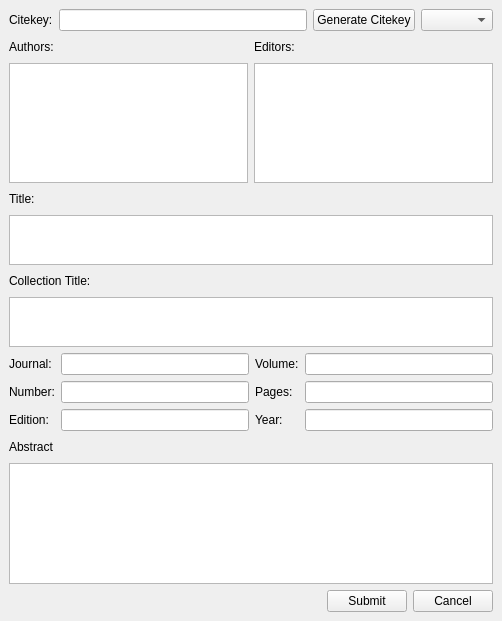
<ui version="4.0" >
 <author></author>
 <comment></comment>
 <exportmacro></exportmacro>
 <class>bibEntryForm</class>
 <widget class="QWidget" name="bibEntryForm" >
  <property name="geometry" >
   <rect>
    <x>0</x>
    <y>0</y>
    <width>502</width>
    <height>621</height>
   </rect>
  </property>
  <property name="windowTitle" >
   <string>Form</string>
  </property>
  <layout class="QVBoxLayout" >
   <property name="margin" >
    <number>9</number>
   </property>
   <property name="spacing" >
    <number>6</number>
   </property>
   <item>
    <layout class="QHBoxLayout" >
     <property name="margin" >
      <number>0</number>
     </property>
     <property name="spacing" >
      <number>6</number>
     </property>
     <item>
      <widget class="QLabel" name="label_2_2" >
       <property name="text" >
        <string>Citekey:</string>
       </property>
      </widget>
     </item>
     <item>
      <widget class="QLineEdit" name="citekeyEdit" />
     </item>
     <item>
      <widget class="QPushButton" name="generateKeyButton_2" >
       <property name="text" >
        <string>Generate Citekey</string>
       </property>
      </widget>
     </item>
     <item>
      <widget class="QComboBox" name="typeBox" />
     </item>
    </layout>
   </item>
   <item>
    <layout class="QHBoxLayout" >
     <property name="margin" >
      <number>0</number>
     </property>
     <property name="spacing" >
      <number>6</number>
     </property>
     <item>
      <layout class="QVBoxLayout" >
       <property name="margin" >
        <number>0</number>
       </property>
       <property name="spacing" >
        <number>6</number>
       </property>
       <item>
        <layout class="QHBoxLayout" >
         <property name="margin" >
          <number>0</number>
         </property>
         <property name="spacing" >
          <number>6</number>
         </property>
         <item>
          <widget class="QLabel" name="label" >
           <property name="text" >
            <string>Authors:</string>
           </property>
          </widget>
         </item>
         <item>
          <spacer>
           <property name="orientation" >
            <enum>Qt::Horizontal</enum>
           </property>
           <property name="sizeHint" >
            <size>
             <width>141</width>
             <height>20</height>
            </size>
           </property>
          </spacer>
         </item>
        </layout>
       </item>
       <item>
        <widget class="QTextEdit" name="authorsEdit" >
         <property name="tabChangesFocus" >
          <bool>true</bool>
         </property>
        </widget>
       </item>
      </layout>
     </item>
     <item>
      <layout class="QVBoxLayout" >
       <property name="margin" >
        <number>0</number>
       </property>
       <property name="spacing" >
        <number>6</number>
       </property>
       <item>
        <layout class="QHBoxLayout" >
         <property name="margin" >
          <number>0</number>
         </property>
         <property name="spacing" >
          <number>6</number>
         </property>
         <item>
          <widget class="QLabel" name="label_3" >
           <property name="text" >
            <string>Editors:</string>
           </property>
          </widget>
         </item>
         <item>
          <spacer>
           <property name="orientation" >
            <enum>Qt::Horizontal</enum>
           </property>
           <property name="sizeHint" >
            <size>
             <width>191</width>
             <height>20</height>
            </size>
           </property>
          </spacer>
         </item>
        </layout>
       </item>
       <item>
        <widget class="QTextEdit" name="editorsEdit" >
         <property name="tabChangesFocus" >
          <bool>true</bool>
         </property>
        </widget>
       </item>
      </layout>
     </item>
    </layout>
   </item>
   <item>
    <layout class="QVBoxLayout" >
     <property name="margin" >
      <number>0</number>
     </property>
     <property name="spacing" >
      <number>6</number>
     </property>
     <item>
      <layout class="QHBoxLayout" >
       <property name="margin" >
        <number>0</number>
       </property>
       <property name="spacing" >
        <number>6</number>
       </property>
       <item>
        <widget class="QLabel" name="label_4" >
         <property name="text" >
          <string>Title:</string>
         </property>
        </widget>
       </item>
       <item>
        <spacer>
         <property name="orientation" >
          <enum>Qt::Horizontal</enum>
         </property>
         <property name="sizeHint" >
          <size>
           <width>401</width>
           <height>20</height>
          </size>
         </property>
        </spacer>
       </item>
      </layout>
     </item>
     <item>
      <widget class="QTextEdit" name="titleEdit" >
       <property name="maximumSize" >
        <size>
         <width>16777215</width>
         <height>50</height>
        </size>
       </property>
       <property name="tabChangesFocus" >
        <bool>true</bool>
       </property>
      </widget>
     </item>
    </layout>
   </item>
   <item>
    <layout class="QVBoxLayout" >
     <property name="margin" >
      <number>0</number>
     </property>
     <property name="spacing" >
      <number>6</number>
     </property>
     <item>
      <layout class="QHBoxLayout" >
       <property name="margin" >
        <number>0</number>
       </property>
       <property name="spacing" >
        <number>6</number>
       </property>
       <item>
        <widget class="QLabel" name="label_11" >
         <property name="text" >
          <string>Collection Title:</string>
         </property>
        </widget>
       </item>
       <item>
        <spacer>
         <property name="orientation" >
          <enum>Qt::Horizontal</enum>
         </property>
         <property name="sizeHint" >
          <size>
           <width>331</width>
           <height>20</height>
          </size>
         </property>
        </spacer>
       </item>
      </layout>
     </item>
     <item>
      <widget class="QTextEdit" name="collectionTitleEdit" >
       <property name="maximumSize" >
        <size>
         <width>16777215</width>
         <height>50</height>
        </size>
       </property>
      </widget>
     </item>
    </layout>
   </item>
   <item>
    <layout class="QGridLayout" >
     <property name="margin" >
      <number>0</number>
     </property>
     <property name="spacing" >
      <number>6</number>
     </property>
     <item row="2" column="2" >
      <widget class="QLabel" name="label_10" >
       <property name="text" >
        <string>Year:</string>
       </property>
      </widget>
     </item>
     <item row="1" column="2" >
      <widget class="QLabel" name="label_8" >
       <property name="text" >
        <string>Pages:</string>
       </property>
      </widget>
     </item>
     <item row="0" column="2" >
      <widget class="QLabel" name="label_6" >
       <property name="text" >
        <string>Volume:</string>
       </property>
      </widget>
     </item>
     <item row="0" column="0" >
      <widget class="QLabel" name="journalLabel" >
       <property name="text" >
        <string>Journal:</string>
       </property>
      </widget>
     </item>
     <item row="1" column="0" >
      <widget class="QLabel" name="label_7" >
       <property name="text" >
        <string>Number:</string>
       </property>
      </widget>
     </item>
     <item row="0" column="1" >
      <widget class="QLineEdit" name="journalEdit" />
     </item>
     <item row="2" column="3" >
      <widget class="QLineEdit" name="yearEdit" />
     </item>
     <item row="0" column="3" >
      <widget class="QLineEdit" name="volumeEdit" />
     </item>
     <item row="2" column="1" >
      <widget class="QLineEdit" name="editionEdit" />
     </item>
     <item row="1" column="3" >
      <widget class="QLineEdit" name="pagesEdit" />
     </item>
     <item row="1" column="1" >
      <widget class="QLineEdit" name="numberEdit" />
     </item>
     <item row="2" column="0" >
      <widget class="QLabel" name="label_2" >
       <property name="text" >
        <string>Edition:</string>
       </property>
      </widget>
     </item>
    </layout>
   </item>
   <item>
    <layout class="QVBoxLayout" >
     <property name="margin" >
      <number>0</number>
     </property>
     <property name="spacing" >
      <number>6</number>
     </property>
     <item>
      <layout class="QHBoxLayout" >
       <property name="margin" >
        <number>0</number>
       </property>
       <property name="spacing" >
        <number>6</number>
       </property>
       <item>
        <widget class="QLabel" name="label_9" >
         <property name="text" >
          <string>Abstract</string>
         </property>
        </widget>
       </item>
       <item>
        <spacer>
         <property name="orientation" >
          <enum>Qt::Horizontal</enum>
         </property>
         <property name="sizeHint" >
          <size>
           <width>401</width>
           <height>20</height>
          </size>
         </property>
        </spacer>
       </item>
      </layout>
     </item>
     <item>
      <widget class="QTextEdit" name="abstractEdit" >
       <property name="tabChangesFocus" >
        <bool>true</bool>
       </property>
      </widget>
     </item>
    </layout>
   </item>
   <item>
    <layout class="QHBoxLayout" >
     <property name="margin" >
      <number>0</number>
     </property>
     <property name="spacing" >
      <number>6</number>
     </property>
     <item>
      <spacer>
       <property name="orientation" >
        <enum>Qt::Horizontal</enum>
       </property>
       <property name="sizeHint" >
        <size>
         <width>231</width>
         <height>20</height>
        </size>
       </property>
      </spacer>
     </item>
     <item>
      <widget class="QPushButton" name="submitButton" >
       <property name="text" >
        <string>Submit</string>
       </property>
      </widget>
     </item>
     <item>
      <widget class="QPushButton" name="cancelButton" >
       <property name="text" >
        <string>Cancel</string>
       </property>
      </widget>
     </item>
    </layout>
   </item>
  </layout>
 </widget>
 <pixmapfunction></pixmapfunction>
 <tabstops>
  <tabstop>citekeyEdit</tabstop>
  <tabstop>typeBox</tabstop>
  <tabstop>authorsEdit</tabstop>
  <tabstop>editorsEdit</tabstop>
  <tabstop>titleEdit</tabstop>
  <tabstop>collectionTitleEdit</tabstop>
  <tabstop>journalEdit</tabstop>
  <tabstop>volumeEdit</tabstop>
  <tabstop>numberEdit</tabstop>
  <tabstop>pagesEdit</tabstop>
  <tabstop>editionEdit</tabstop>
  <tabstop>yearEdit</tabstop>
  <tabstop>abstractEdit</tabstop>
  <tabstop>submitButton</tabstop>
  <tabstop>cancelButton</tabstop>
  <tabstop>generateKeyButton_2</tabstop>
 </tabstops>
 <resources/>
 <connections/>
</ui>
